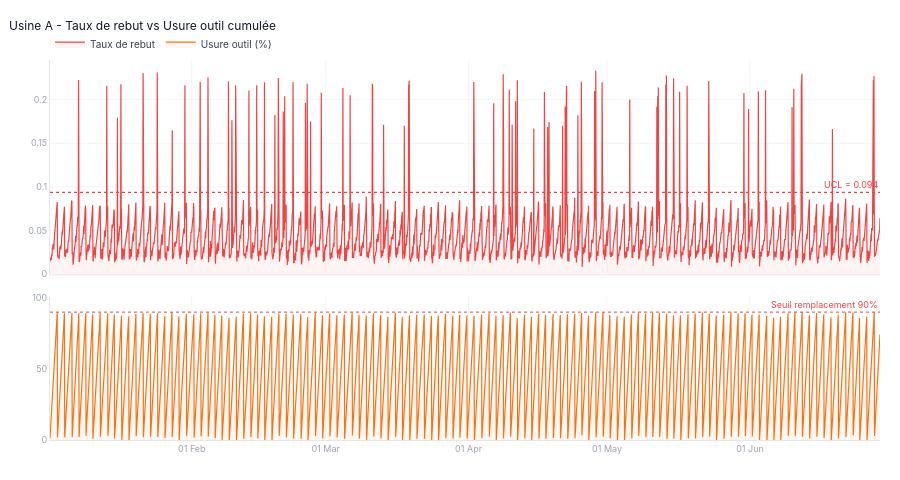

Notebook source saved alongside this figure:
### Code cell
# ── Plot 2 : Taux de rebut vs usure outil ────────────────────
fig2 = make_subplots(rows=2, cols=1, shared_xaxes=True,
                     row_heights=[0.6,0.4], vertical_spacing=0.06)

fig2.add_trace(go.Scatter(
    x=sample['timestamp'], y=sample['taux_rebut'],
    name='Taux de rebut', line=dict(color='#ef4444', width=1.2),
    fill='tozeroy', fillcolor='rgba(239,68,68,0.06)',
    hovertemplate='%{x|%d %b %H:%M}<br>Rebut : %{y:.3f}<extra></extra>'
), row=1, col=1)

fig2.add_hline(y=limites['taux_rebut']['ucl'], row=1, col=1,
               line_dash='dot', line_color='#ef4444', line_width=1.2,
               annotation_text=f"UCL = {limites['taux_rebut']['ucl']:.3f}",
               annotation_font_size=9, annotation_font_color='#ef4444',
               annotation_position='top right')

fig2.add_trace(go.Scatter(
    x=sample['timestamp'], y=sample['usure_cumulee_pct'],
    name='Usure outil (%)', line=dict(color='#f97316', width=1.2),
    fill='tozeroy', fillcolor='rgba(249,115,22,0.06)',
    hovertemplate='%{x|%d %b %H:%M}<br>Usure : %{y:.1f}%<extra></extra>'
), row=2, col=1)

fig2.add_hline(y=90, row=2, col=1, line_dash='dot', line_color='#ef4444',
               line_width=1, annotation_text='Seuil remplacement 90%',
               annotation_font_size=9, annotation_font_color='#ef4444',
               annotation_position='top right')

fig2.update_layout(
    **LAYOUT,
    title=dict(text='Usine A - Taux de rebut vs Usure outil cumulée',
               font=dict(size=12, color='#111827'), x=0.01),
    height=480, margin=dict(l=50,r=20,t=60,b=40),
    legend=dict(bgcolor='rgba(0,0,0,0)', borderwidth=0,
                font=dict(size=10), orientation='h', y=1.08),
    hovermode='x unified'
)
fig2.update_xaxes(gridcolor='#f3f4f6', linecolor='#e5e7eb',
                  tickfont=dict(size=9, color='#9ca3af'), tickformat='%d %b')
fig2.update_yaxes(gridcolor='#f3f4f6', linecolor='#e5e7eb',
                  tickfont=dict(size=9, color='#9ca3af'))
fig2.show()

### Figure 1 — Plotly figure (JSON) as saved in the notebook; plotly's stock layout.template omitted (floating-point values rounded to 4 significant figures; data arrays with more than 128 entries replaced by an {"elided": "..."} marker saying what was removed)
{"data": [{"fill": "tozeroy", "fillcolor": "rgba(239,68,68,0.06)", "hovertemplate": "%{x|%d %b %H:%M}<br>Rebut : %{y:.3f}<extra></extra>", "line": {"color": "#ef4444", "width": 1.2}, "name": "Taux de rebut", "type": "scatter", "x": {"elided": "2880 str values"}, "xaxis": "x", "y": {"elided": "2880 float values"}, "yaxis": "y"}, {"fill": "tozeroy", "fillcolor": "rgba(249,115,22,0.06)", "hovertemplate": "%{x|%d %b %H:%M}<br>Usure : %{y:.1f}%<extra></extra>", "line": {"color": "#f97316", "width": 1.2}, "name": "Usure outil (%)", "type": "scatter", "x": {"elided": "2880 str values"}, "xaxis": "x2", "y": {"elided": "2880 float values"}, "yaxis": "y2"}], "layout": {"annotations": [{"font": {"color": "#ef4444", "size": 9}, "showarrow": false, "text": "UCL = 0.094", "x": 1, "xanchor": "right", "xref": "x domain", "y": 0.0938, "yanchor": "bottom", "yref": "y"}, {"font": {"color": "#ef4444", "size": 9}, "showarrow": false, "text": "Seuil remplacement 90%", "x": 1, "xanchor": "right", "xref": "x2 domain", "y": 90, "yanchor": "bottom", "yref": "y2"}], "font": {"color": "#374151", "family": "Inter, sans-serif", "size": 11}, "height": 480, "hoverlabel": {"bgcolor": "#1f2937", "font": {"color": "#f9fafb", "size": 11}}, "hovermode": "x unified", "legend": {"bgcolor": "rgba(0,0,0,0)", "borderwidth": 0, "font": {"size": 10}, "orientation": "h", "y": 1.08}, "margin": {"b": 40, "l": 50, "r": 20, "t": 60}, "paper_bgcolor": "#ffffff", "plot_bgcolor": "#ffffff", "shapes": [{"line": {"color": "#ef4444", "dash": "dot", "width": 1.2}, "type": "line", "x0": 0, "x1": 1, "xref": "x domain", "y0": 0.0938, "y1": 0.0938, "yref": "y"}, {"line": {"color": "#ef4444", "dash": "dot", "width": 1}, "type": "line", "x0": 0, "x1": 1, "xref": "x2 domain", "y0": 90, "y1": 90, "yref": "y2"}], "title": {"font": {"color": "#111827", "size": 12}, "text": "Usine A - Taux de rebut vs Usure outil cumulée", "x": 0.01}, "xaxis": {"anchor": "y", "domain": [0, 1], "gridcolor": "#f3f4f6", "linecolor": "#e5e7eb", "matches": "x2", "showticklabels": false, "tickfont": {"color": "#9ca3af", "size": 9}, "tickformat": "%d %b"}, "xaxis2": {"anchor": "y2", "domain": [0, 1], "gridcolor": "#f3f4f6", "linecolor": "#e5e7eb", "tickfont": {"color": "#9ca3af", "size": 9}, "tickformat": "%d %b"}, "yaxis": {"anchor": "x", "domain": [0.436, 1], "gridcolor": "#f3f4f6", "linecolor": "#e5e7eb", "tickfont": {"color": "#9ca3af", "size": 9}}, "yaxis2": {"anchor": "x2", "domain": [0, 0.376], "gridcolor": "#f3f4f6", "linecolor": "#e5e7eb", "tickfont": {"color": "#9ca3af", "size": 9}}}}
